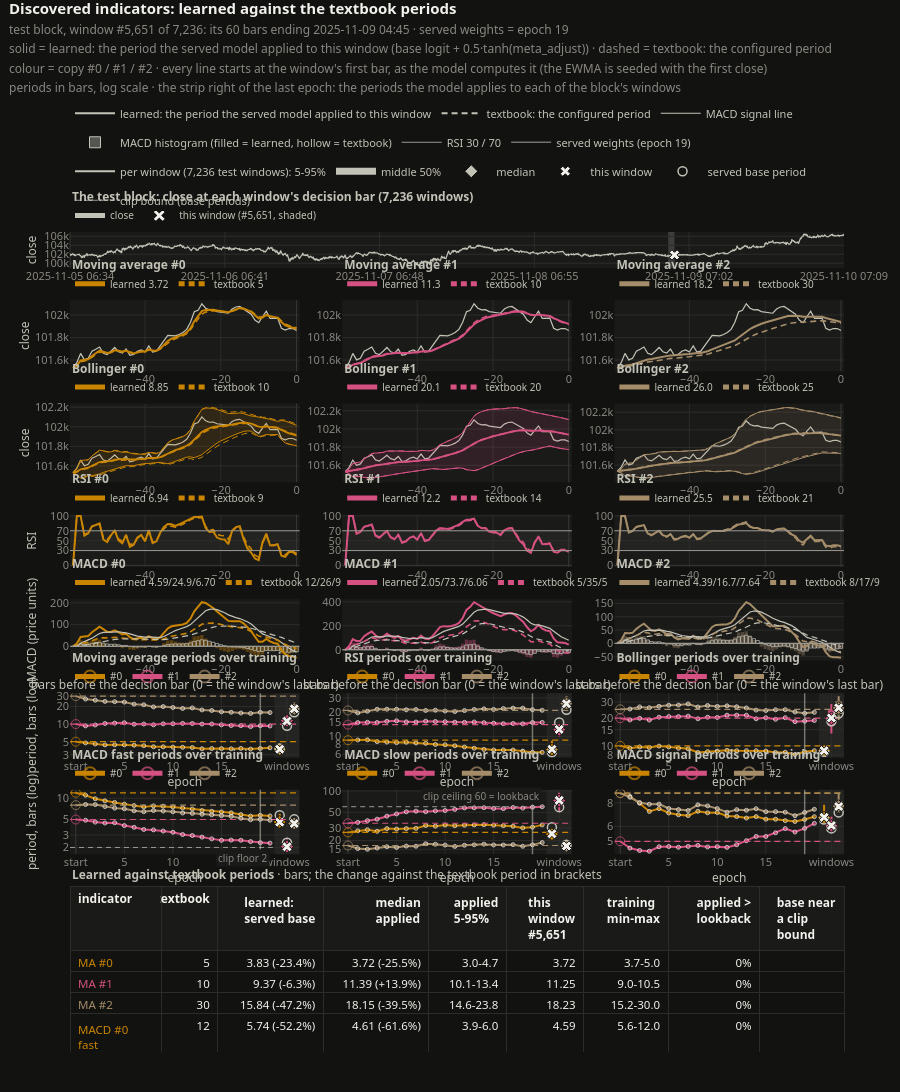

Source (notebook cell):
### Markdown cell above
## The learned indicators on price

Top: the block's close, one point per window, with the drawn window shaded. The grid: one row per family, one
column per copy; each panel's heading gives the learned and the textbook period (MACD: fast / slow / signal).
Below it, each base period over training (from the recorded start, the dashed line is its textbook value) and,
right of the last epoch, how the period the model applies varies across the block's windows: 5-95% and the middle
50% of the windows, their median, this window's period and the served base period. A period longer than the
window has not warmed up by the window's end (the EWMA starts at the window's first bar); the table's
"applied > lookback" column counts those windows.

### Code cell
Visualizations.build("discovered_indicators", block["X"], cfg, applied=applied, metrics=metrics, window=WINDOW,
                     times=times).show()
